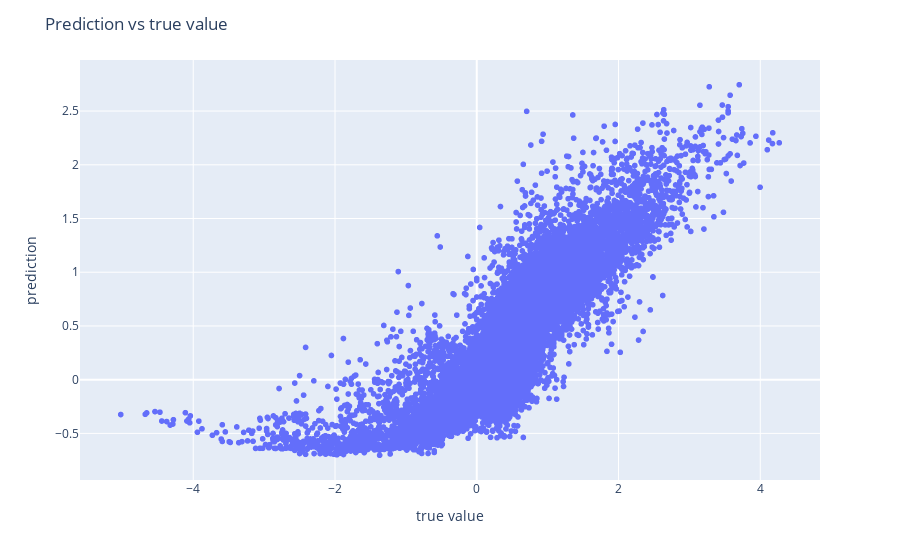

The cell this chart's notebook holds for it:
### Code cell
# Test model
print('Test accuracy of the model: {:.3f}'.format(pipe.score(X_test, Y_test)))
plot_prediction(pipe, X_test, Y_test)

### Figure 1 — Plotly figure (JSON) as saved in the notebook; plotly's stock layout.template omitted (floating-point values rounded to 4 significant figures; data arrays with more than 128 entries replaced by an {"elided": "..."} marker saying what was removed)
{"data": [{"hovertemplate": "x=%{x}<br>y=%{y}<extra></extra>", "legendgroup": "", "marker": {"color": "#636efa", "symbol": "circle"}, "mode": "markers", "name": "", "showlegend": false, "type": "scattergl", "x": {"elided": "14608 float values"}, "xaxis": "x", "y": {"elided": "14608 float values"}, "yaxis": "y"}], "layout": {"legend": {"tracegroupgap": 0}, "margin": {"t": 60}, "title": {"text": "Prediction vs true value"}, "xaxis": {"anchor": "y", "domain": [0, 1], "title": {"text": "true value"}}, "yaxis": {"anchor": "x", "domain": [0, 1], "title": {"text": "prediction"}}}}
